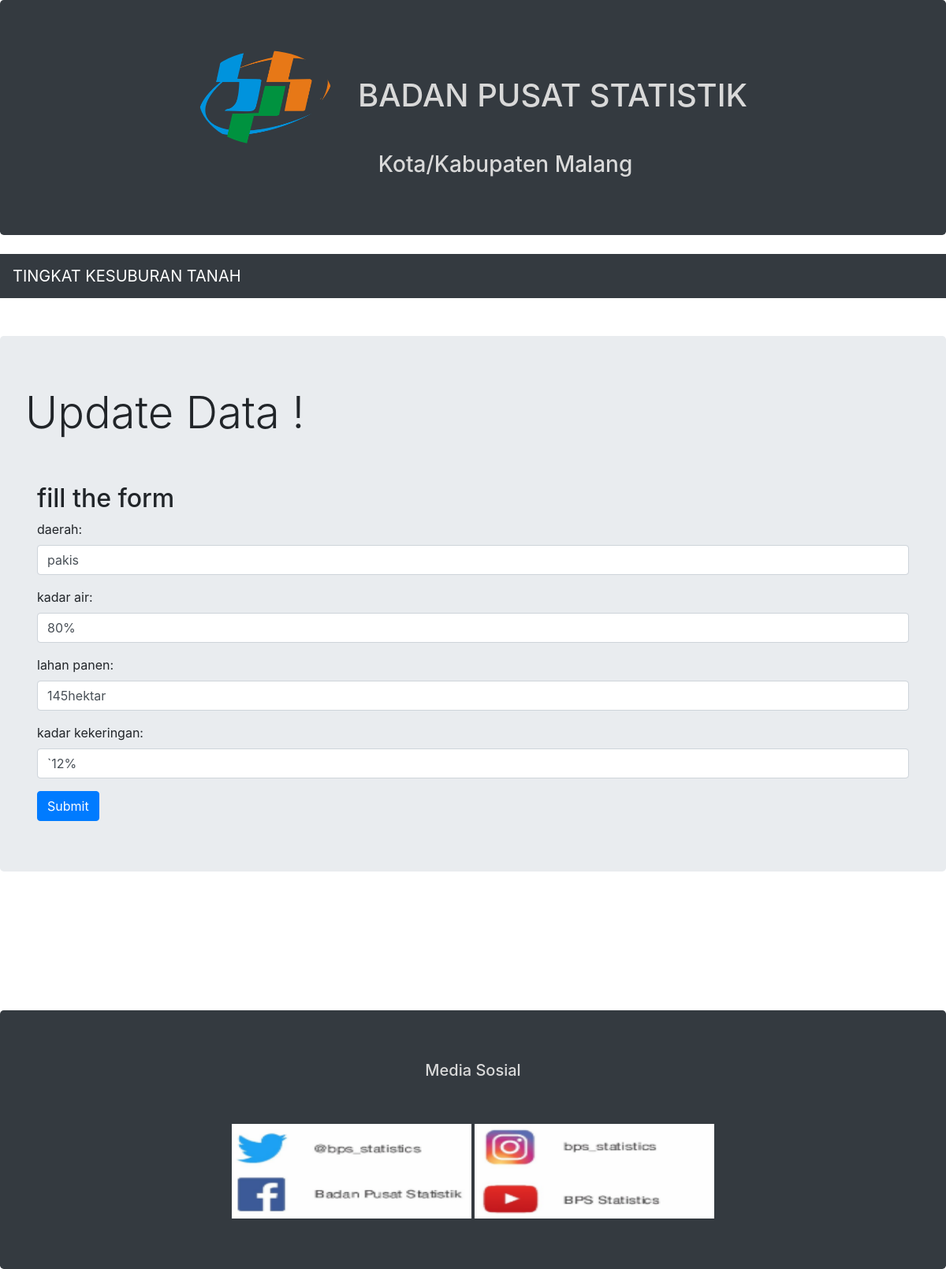
The page /suburupdateform.php?idurut=3 on the database its author committed.
### tables this page shows
CREATE TABLE `suburr` (
  `idurut` int(100) NOT NULL,
  `daerah` varchar(100) NOT NULL,
  `kadarair` varchar(100) NOT NULL,
  `hasilpanen` varchar(100) NOT NULL,
  `kadarkekeringan` varchar(100) NOT NULL
);

### suburupdateform.php (the view, shortened to what this page needs)
<?php
include './innconeksi.php';
$idurut = $_GET['idurut'];
$query = "SELECT * FROM suburr WHERE idurut='$idurut'";
$result = mysqli_query($connect, $query);
$row = $result->fetch_assoc();
?>
<!DOCTYPE html>
<html lang="en">
<head>
  <link rel="stylesheet" href="https://maxcdn.bootstrapcdn.com/bootstrap/4.4.1/css/bootstrap.min.css">
</head>
<body>
<div class="jumbotron text-center bg-dark" style="margin-bottom:0">
  <h1><img src="bps.png" class="rounded-circle" alt="Cinque Terre" width="170" height="120"><font color="#d9d9d9"> &nbsp;&nbsp;BADAN PUSAT STATISTIK</font></h1>
  <h3><font color="#d9d9d9"> &nbsp;&nbsp; &nbsp;&nbsp; &nbsp;&nbsp; &nbsp;&nbsp;Kota/Kabupaten Malang</font></h3>
</div>
 <br>
 <nav class="navbar navbar-expand-sm bg-dark text-center navbar-dark ">
  <a class="navbar-brand text-center" >TINGKAT KESUBURAN TANAH</a>
</nav>
 <br>
 <br>
 <div class="jumbotron">
      <h1 class="display-4">Update Data ! </h1>
      <br>
      <br>
<div class="container">
  <h2>fill the form</h2>
  <form action="suburupdate.php" method="POST">
  <div class="form-group">
      <label for="daerah">daerah:</label>
      <input type="text" class="form-control" name="daerah" placeholder="Enter daerah" value="<?php echo $row['daerah'];?>" >
    </div>
    <div class="form-group">
      <label for="kadarair">kadar air:</label>
      <input type="text" class="form-control" name="kadarair" placeholder="Enter kadar air(%)" value="<?php echo $row['kadarair'];?>">
    </div>
    <div class="form-group">
      <label for="hasilpanen">lahan panen:</label>
      <input type="text" class="form-control" name="hasilpanen" placeholder="Enter lahan panen(hektar)" value="<?php echo $row['hasilpanen'];?>">
    </div>
    <div class="form-group">
      <label for="kadarkekeringan">kadar kekeringan:</label>
      <input type="text" class="form-control" name="kadarkekeringan" placeholder="Enter Kadar kekeringan(%)" value="<?php echo $row['kadarkekeringan'];?>">
    </div>
    <button type="submit" class="btn btn-primary" value="simpan"  >Submit</button>
  </form>
</div>
    </div>
 <br>
 <br>
 <br>
 <br>
 <br>
 <br>
<div class="jumbotron text-center bg-dark" style="margin-bottom:0  ">
  <h5><font color="#d9d9d9">Media Sosial</font></h5>
  <br>
  <br>
  <img src="zz.PNG"  alt="Cinque Terre" width="304" height="120">
  <img src="zzz.PNG"  alt="Cinque Terre" width="304" height="120">
</div>
</body>
</html>

### rows shown on the page
suburr: daerah "pakis", kadarair "80%", hasilpanen "145hektar", kadarkekeringan "`12%"
